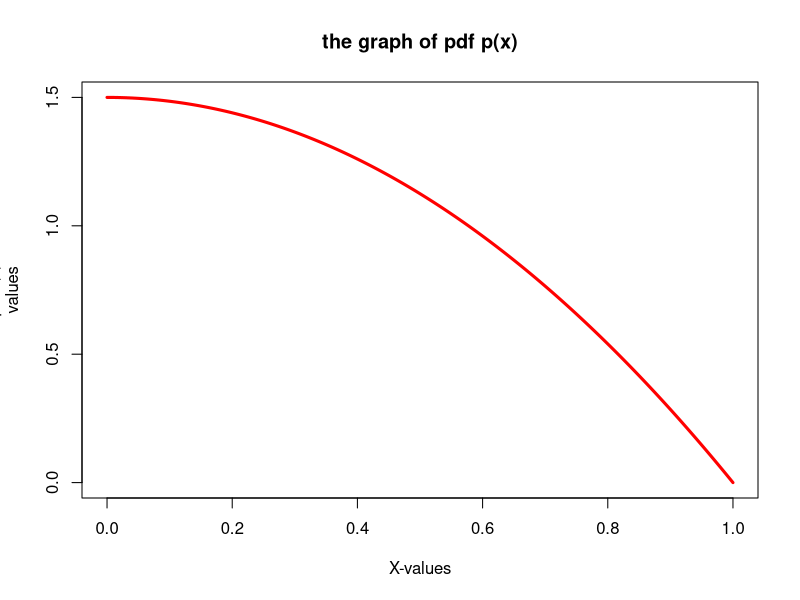

Here is the R script that generated this plot:
pdf_function_of_x=function(x){3/2*(1-x^2)} 
pdf_function_of_x 
Px_0.1_0.2=integrate(pdf_function_of_x, lower=0.1,upper=0.2)$value 
Px_0.1_0.2 
Px_0.4=integrate(pdf_function_of_x,lower=0,upper=0.4)$value 
Px_0.4 
Px_0.5= integrate(pdf_function_of_x,lower=0.5,upper=1)$value 
Px_0.5 
Mean_calculation=function(x){return(x*pdf_function_of_x(x))}  
Mean_of_x=integrate(Mean_calculation,lower=0,upper=1)$value 
Mean_of_x 
Mean_square_calculation=function(x){return(x^2*pdf_function_of_x(x))} 
Mean_square_of_x=integrate(Mean_square_calculation,lower=0,upper=1)$value  
Mean_square_of_x 
Variance_of_x= Mean_square_of_x-Mean_of_x^2 
Variance_of_x
Standard_deviation_of_x=sqrt(Variance_of_x) 
Standard_deviation_of_x 
x=seq(from=0,to=1,length.out=1000) 
plot(x, pdf_function_of_x(x), type="l" ,col="red",main="the graph of pdf p(x)", xlab="X-values",ylab="pdf f(x)
values", lwd=3)